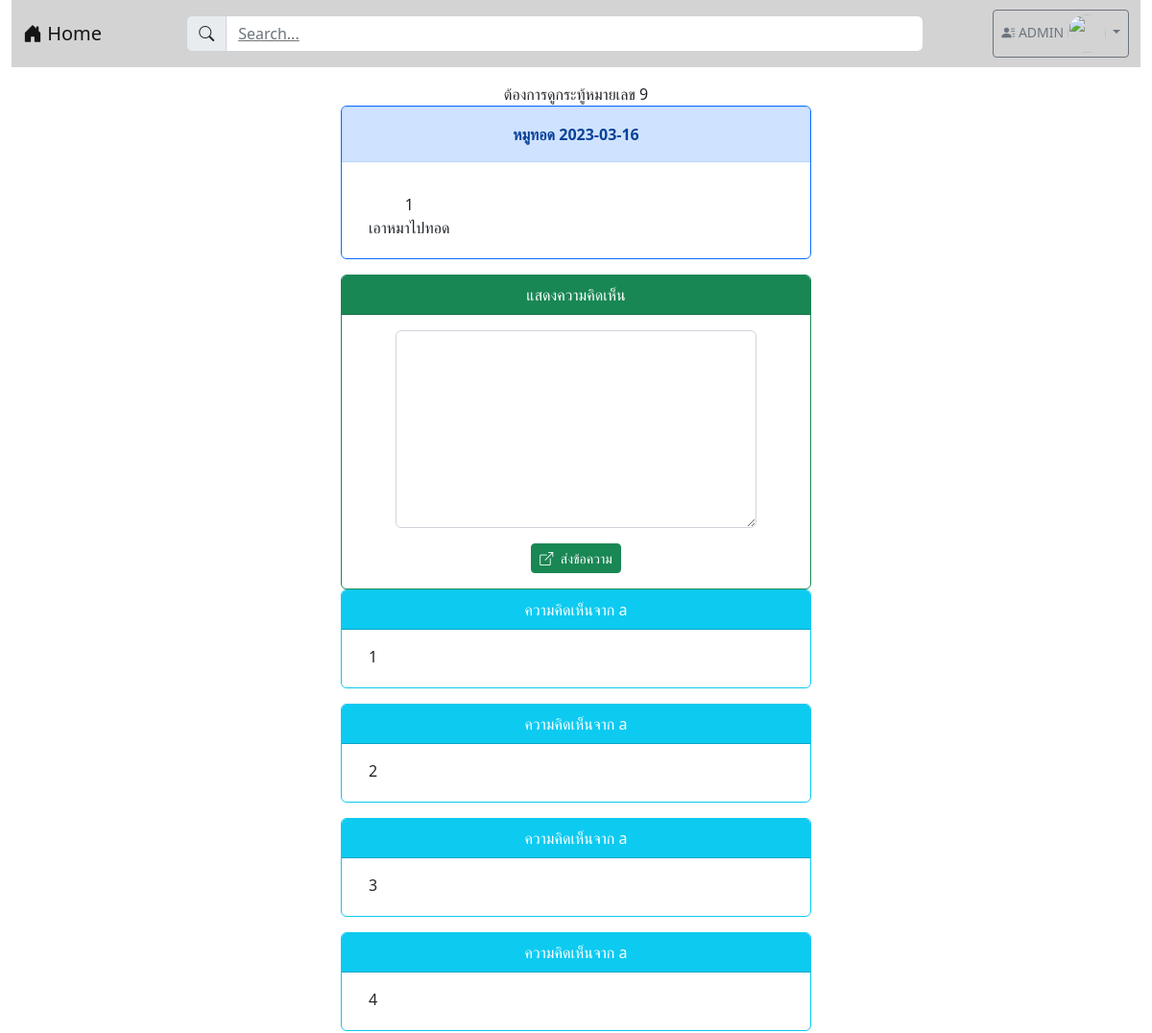
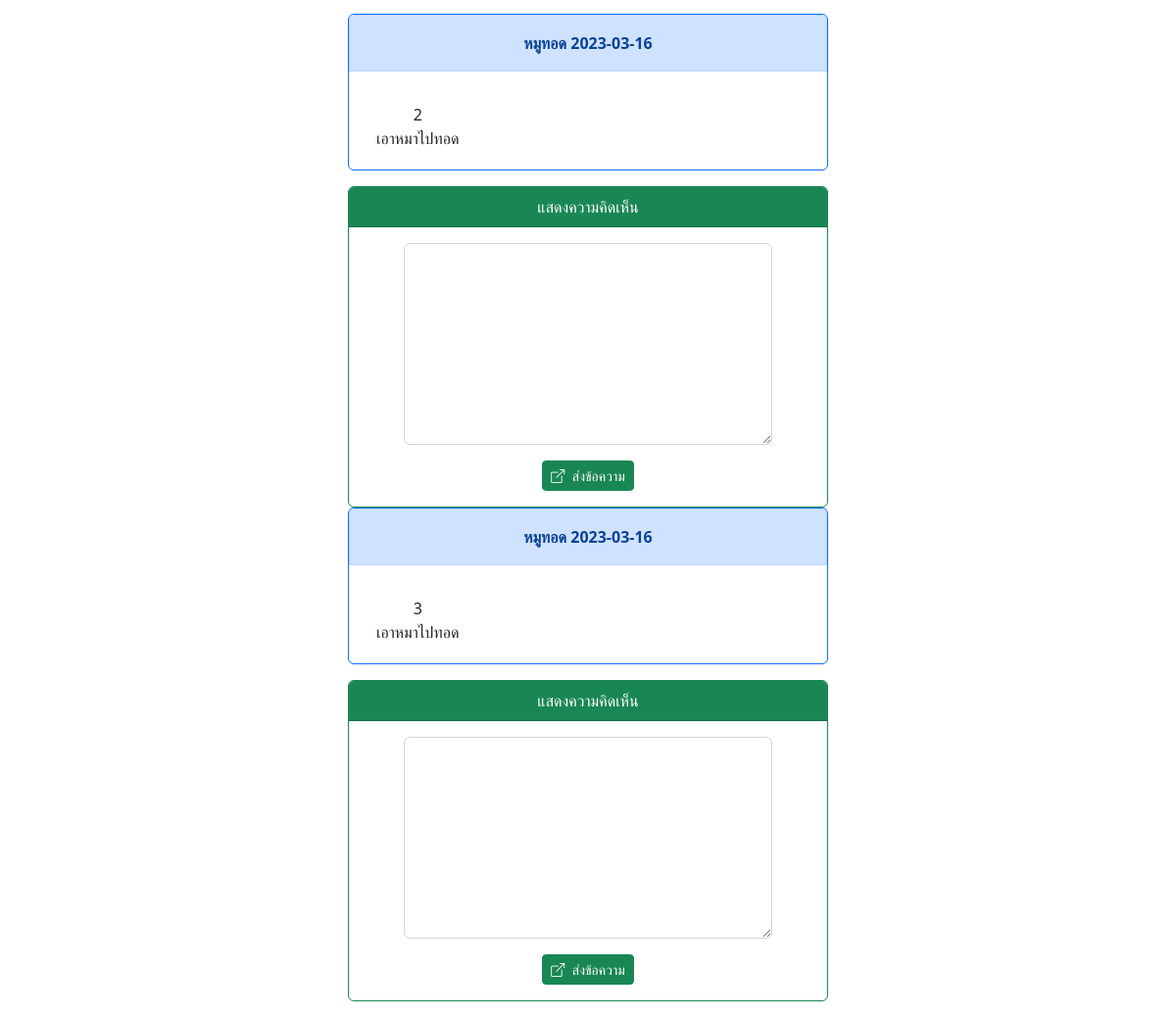
/post.php?id=9 (signed in), run on the app's committed database (2 pictures, top to bottom).
### tables this page shows
CREATE TABLE `post` (
  `post_id` int(100) NOT NULL,
  `user_id` int(100) NOT NULL,
  `category_id` int(100) NOT NULL,
  `post_title` varchar(1000) NOT NULL,
  `post_ingredient` varchar(2024) NOT NULL,
  `post_content` varchar(2048) NOT NULL,
  `post_picture` longblob NOT NULL,
  `post_date` date NOT NULL,
  `post_like` int(100) NOT NULL,
  `post_dislike` int(100) NOT NULL,
  `post_view` int(100) NOT NULL
);

CREATE TABLE `category` (
  `category_id` int(100) NOT NULL,
  `category_tag` varchar(64) NOT NULL
);

CREATE TABLE `comment` (
  `comment_id` int(100) NOT NULL,
  `comment_content` varchar(200) NOT NULL,
  `comment_time` datetime(6) NOT NULL,
  `user_id` int(100) NOT NULL,
  `post_id` int(100) NOT NULL
);

CREATE TABLE `user` (
  `user_id` int(100) NOT NULL,
  `user_username` varchar(64) NOT NULL,
  `user_password` varchar(64) NOT NULL,
  `user_name` varchar(64) NOT NULL,
  `user_email` varchar(64) NOT NULL,
  `user_role` varchar(1) NOT NULL,
  `user_fname` varchar(100) NOT NULL,
  `user_lname` varchar(100) NOT NULL,
  `user_phone` int(10) NOT NULL,
  `user_exp` varchar(255) NOT NULL,
  `user_des` varchar(255) NOT NULL,
  `user_country` varchar(100) NOT NULL,
  `user_state` varchar(100) NOT NULL,
  `user_pic` longblob NOT NULL
);

### post.php (the view, shortened to what this page needs)
<!DOCTYPE html>
<html lang="en">
<head>
    <link href="https://cdn.jsdelivr.net/npm/bootstrap@5.2.2/dist/css/bootstrap.min.css" rel="stylesheet"
>
    <link rel="stylesheet" href="https://cdn.jsdelivr.net/npm/bootstrap-icons@1.9.1/font/bootstrap-icons.css">
</head>
<body>
    <div class="container-xxl">
        <?php
            include "nav.php";
        ?>
        <section class="col-md-5 mx-auto m-3">
            <?php
                isset($_GET['id']) ? $id = $_GET['id'] : header("Location: index.php");
                echo "<center>ต้องการดูกระทู้หมายเลข $id <br>";
            ?>
            <?php
            $server_name = "localhost";
            $username = "root";
            $password = "";
            $database = "webboard_recipes";
            $conn = new PDO("mysql:host=$server_name;dbname=$database;charset=utf8", "$username", "$password");
            $data = $conn->query("SELECT p.post_id, p.post_title, p.post_content, p.post_date, c.category_id, u.user_username FROM post p , user u , category c WHERE p.post_id = $id AND p.user_id = u.user_id;");
            $comment = $conn->query("SELECT p.post_id, u.user_username, u.user_id, c.comment_content, c.user_id, c.comment_id, c.post_id FROM post p , user u , comment c WHERE p.post_id = c.post_id AND c.user_id = u.user_id AND c.post_id = $id ORDER BY c.comment_id ASC");
            if($data !== false){
                while($row = $data->fetch()){
            ?>
            <div class="card text-dark bg-white border-primary mb-3">
                <div class="card-header alert alert-primary">
                    <strong>
                        <?php
                            echo $row['1']." ";
                            echo $row['3'];
                        ?>
                    </strong></div>
                <div class="card-body pb-1">
                    <div class="container row mb-3 justify-content-between">
                        <?php
                            echo $row['4']."<BR>";
                            echo $row['2']."<BR>";
                        ?>
                    </div>
                </div>
            </div>
            <?php
                if (isset($_SESSION["id"])) {
            ?>
                <div class="card text-dark bg-white border-success">
                    <div class="card-header bg-success text-white">แสดงความคิดเห็น</div>
                    <div class="card-body">
                        <form action="post_save.php" method="post">
                            <div class="row mb-3 justify-content-center">
                                <div class="col-lg-10">
                                    <textarea name="comment" class="form-control" rows="8"></textarea>
                                </div>
                            </div>
                            <div class="row">
                                <div class="col-lg-12">
                                    <center>
                                        <button type="submit" class="btn btn-success btn-sm text-white">
                                            <i class="bi bi-box-arrow-up-right me-1"></i>
                                            ส่งข้อความ
                                        </button>
                                    </center>
                                </div>
                            </div>
                        </form>
                    </div>
                </div>
                <?php
                if($comment !== false){
                    while($comm = $comment->fetch()){
                ?>
                <div class="card text-dark bg-white border-info mb-3">
                    <div class="card-header bg-info text-white">
                        <?php echo "ความคิดเห็นจาก ".$comm['1']; ?>
                    </div>
                    <div class="card-body pb-1">
                        <div class="container row mb-3 justify-content-between">
                            <?php
                                echo $comm['3'];
                            ?>
                        </div>
                    </div>
                </div>
                <?php
                    }
                }
                ?>
                <?php
                }
                ?>
            <?php
            }
            }
            ?>
        </section>
    </div>
</body>
</html>

### nav.php (shortened to what this page needs)
<?php
if (!isset($_SESSION['id'])) {
    ?>
    <nav class="navbar navbar-expand-lg navbar-light" style="background-color:#D3D3D3">
        <div class="container-fluid">
            <a href="index.php" class="navbar-brand">
                <i class="bi bi-house-door-fill"></i> Home
            </a>
            <a class="navbar-text col-md-8">
                <span class="input-group">
                    <span class="input-group-text" class="form-label"><i class="bi bi-search"></i></span>
                    <input type="text" class="form-control" placeholder="Search...">
                </span>
            </a>
            <ul class="navbar-nav">
                <li class="nav-item">
                    <a href="login.php" class="nav-link">
                        <i class="bi bi-box-arrow-in-right"></i> Sign in
                    </a>
                </li>
            </ul>
        </div>
    </nav>
<?php } else { ?>
    <nav class="navbar navbar-expand-lg navbar-light" style="background-color: #D3D3D3;">
        <div class="container-fluid">
            <a href="index.php" class="navbar-brand">
                <i class="bi bi-house-door-fill"></i> Home
            </a>
                <a class="navbar-text col-md-8">
                    <span class="input-group">
                        <span class="input-group-text" class="form-label"><i class="bi bi-search"></i></span>
                        <input type="text" class="form-control" placeholder="Search...">
                    </span>
                </a>
                <ul class="navbar-nav">
                    <li class="nav-item">
                        <div class="dropdown">
                            <a class="btn btn-outline-secondary dropdown-toggle btn-sm" type="button" id="button1"
                                data-bs-toggle="dropdown" aria-expanded="false">
                                <i class="bi bi-person-lines-fill"></i>
                                <?php echo $_SESSION['username']; ?>
                                <img src="https://media.discordapp.net/attachments/759437257961635907/1080497630490140744/333569516_3245945072382544_7351929676159766126_n.jpg?width=522&height=644"
                                    alt="" class="circle">
                            </a>
                        </div>
                    </li>
                </ul>
    </nav>
<?php } ?>

### nav.php (style rules this page uses)
.circle { width: 30pt; height: 30pt; border-radius: 50% }

### data on the page
post: post_title "หมูทอด", post_date "2023-03-16", category.category_id "1", post_content "เอาหมาไปทอด", category.category_id "2", category.category_id "3"
comment: user.user_username "a", comment_content "1"
comment: user.user_username "a", comment_content "2"
comment: user.user_username "a", comment_content "3"
comment: user.user_username "a", comment_content "4"

### other printed values
$_SESSION['username'] "ADMIN"
$id "9"
